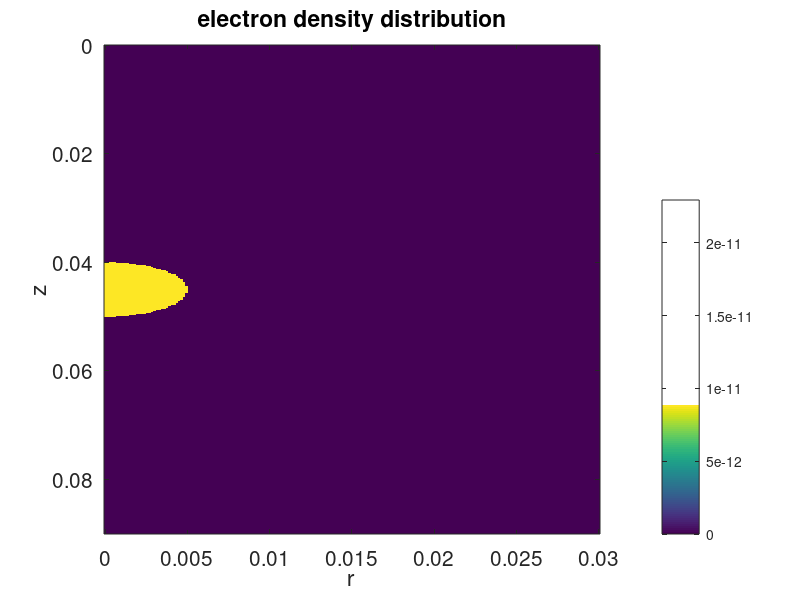

Source code (MATLAB): (Note: this script raises an error after producing the figure.)
%% analytical solution

close all; clear; clc;

% define parameters

eps0 = 8.85e-12; % vacuum permittivity

Lz = 9e-2; % Lx = 3cm
Lr = 3e-2; % Ly = 3cm

z0 = Lz/2;  % z coordinate of the center of the source sphere
r0 = Lr/6;  % radius of the source sphere

rou0 = 8.85e-12;  % charge density in the sphere

nr = 100;  % number of points 
nz = nr;


% discretization domain

delr = Lr/200;
delz = delr;

z = 0:delz:Lz;
r = 0:delr:Lr;



[R, Z] = meshgrid(r,z);

%% Analytical solution
idxz1 = find(abs(z-z0)<r0 | abs(z-z0)==r0);
idxz2 = find(abs(z-z0)>r0);

V_ana_z = zeros(1,length(z));
V_ana_z(idxz1) = -rou0./(6*eps0)*(z(idxz1)-z0).^2;
V_ana_z(idxz2) = -rou0*r0^2/(6*eps0)*(3-2*r0./abs(z(idxz2)-z0));

E_ana_z = zeros(1,length(z));
E_ana_z(idxz1) = rou0/(3*eps0).*abs(z(idxz1)-z0);
E_ana_z(idxz2) = rou0*r0^3./(3*eps0*(z(idxz2)-z0).^2);



idxr1 = find(r<r0 | r==r0);
idxr2 = find(r>r0);

V_ana_r = zeros(1,length(r));
V_ana_r(idxr1) = -rou0./(6*eps0)*r(idxr1).^2;
V_ana_r(idxr2) = -rou0*r0^2/(6*eps0)*(3-2*r0./r(idxr2));

E_ana_r  = zeros(1,length(r));
E_ana_r(idxr1) = rou0/(3*eps0).*r(idxr1);
E_ana_r(idxr2) = rou0*r0^3./(3*eps0*r(idxr2).^2);



%% numerical solution


% define the source sphere  (it's good to test the cylinder first)------------------------
S = rou0 * ones(size(Z,1),size(Z,2));

sourceRegion = (Z-z0).^2 + R.^2 - r0^2; 

[idxX, idxY] = find(sourceRegion > 0);

for i = 1:length(idxX)
    S(idxX(i),idxY(i)) = 0;
end
%S = S';

% plot the source region
figure(1)
clf
imagesc(r,z,S)
colorbar
xlabel('r')
ylabel('z')
title('electron density distribution')
set(gca, 'Fontsize', 15)


v = zeros(size(R,1),size(R,2));
dnorms = sum(sum(S.^2));
epsilon = 1e-10;
w = 1.9;


% match the boundary condition------------------------------------------------------------

% v(r=0)
v(idxz1,1) = -rou0/(6*eps0)*(z(idxz1)-z0).^2;
v(idxz2,1) = -rou0*r0^2/(6*eps0)*(3-2*r0./abs(z(idxz2)-z0));

% v(r=Lr)  assume Lr>r0
v(:,size(v,2)) = -rou0 * r0^2/(6*eps0) * (3-2*r0./ sqrt( (z-z0).^2+Lr^2 ) ); 

% v(z=0) assume z0>r0
v(1,:) = -rou0 * r0^2/(6*eps0) * (3-2*r0./ sqrt( z0^2+r.^2 ) );

% v(z=Lz) assume Lz>z0+r0
v(size(v,1),:) = -rou0 * r0^2/(6*eps0) * (3-2*r0./ sqrt( (Lz-z0)^2+r.^2 ) );


% SOR-------------------------------------------------------------------------------------
[v,it] = mySOR_cylinder(v,r,z,S,w,epsilon);
[Er, Ez] = gradient(v);
Er = -Er/delr;
Ez = -Ez/delz;
E = sqrt(Er.^2+Ez.^2);


%% figures

figure(2)
clf
imagesc(r,z,v)
colorbar
xlabel('r (m)')
ylabel('z (m)')
title('electric potential (V)')
set(gca, 'Fontsize', 15)

figure(3)
clf
imagesc(r,z,E)
colorbar
xlabel('r (m)')
ylabel('z (m)')
title('electric field (V/m)')
set(gca, 'Fontsize', 15)


figure(4)
clf
plot(z,v(:,find(r==0)))
hold on 
plot(z,V_ana_z,'r--')
xlabel('z (m)')
ylabel('electric potential (V)')
legend('Numerical solution', 'Analytical solution')
title('electric potential as a function of z at r = 0')
set(gca, 'Fontsize', 15)

figure(5)
clf
plot(r,v(find(z==z0),:))
hold on 
plot(r,V_ana_r,'r--')
xlabel('r (m)')
ylabel('electric potential (V)')
legend('Numerical solution', 'Analytical solution')
title('electric potential as a function of r at z = z_0')
set(gca, 'Fontsize', 15)


figure(6)
clf
plot(z,E(:,find(r==0)))
hold on 
plot(z,E_ana_z,'r--')
xlabel('z (m)')
ylabel('electric field (V/m)')
legend('Numerical solution', 'Analytical solution')
title('electric field as a function of z at r = 0')
set(gca, 'Fontsize', 15)

figure(7)
clf
plot(r,E(find(z==z0),:))
hold on 
plot(r,E_ana_r,'r--')
xlabel('r (m)')
ylabel('electric field (V/m)')
legend('Numerical solution', 'Analytical solution')
title('electric field as a function of r at z = z_0')
set(gca, 'Fontsize', 15)



